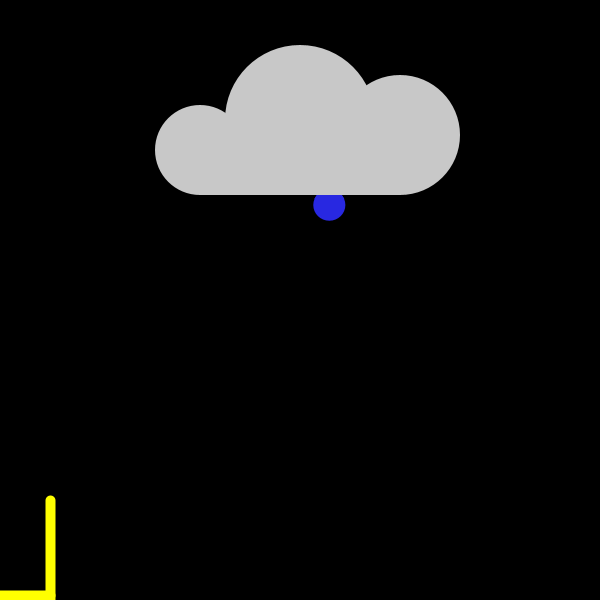
Frame 1 (no input)
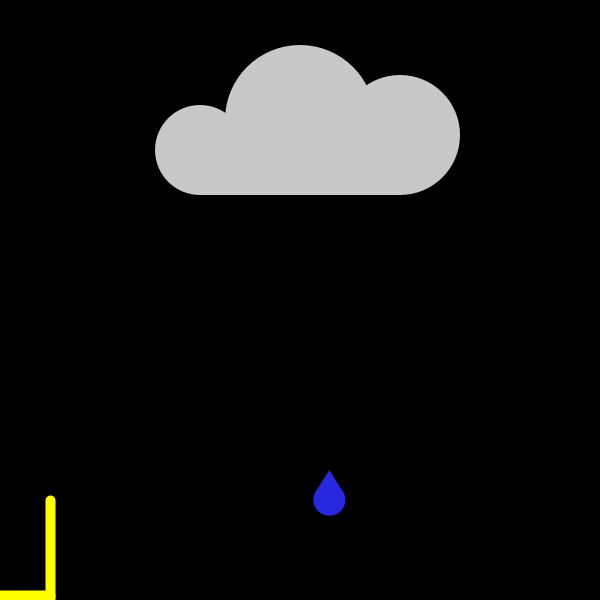
Frame 60 (the mouse pressed at the canvas centre just before this capture)
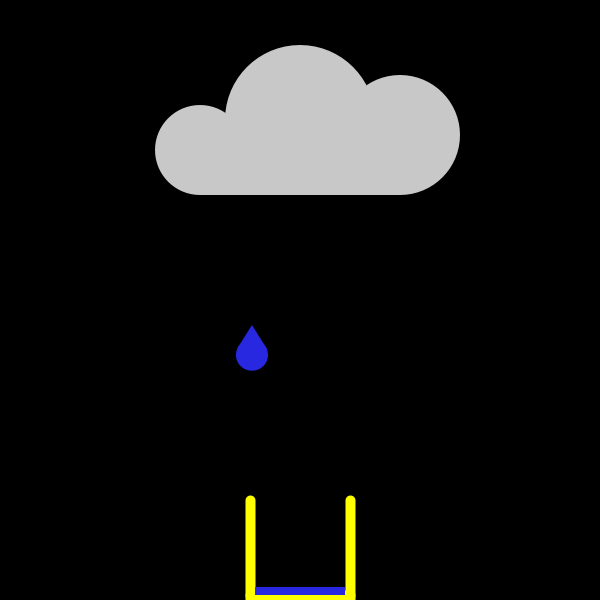
Frame 120 (the mouse held since frame 60 and released just before this capture)

The Processing sketch that drew these frames (run headless with seeded random() and noise(); from frame 60 on, the mouse is pressed at the canvas centre):

// Processing sketch: processing_115455
// ── processing_115455.pde

    rainDrop rain1;
    Cloud rainCloud;
    Bucket bucket;
    int x;
    int y;                //Global variables
    int z;  
    int water;            //water variables
    int water2;
    int water3;
    boolean test=false;   //boolean variables used to control the flood
    boolean test2=false;
             
    color cloud_color;             
    color rain_color;        
                     
     
    void setup() {
        size(600,600);
        background(x, y, z);
        frameRate(40);
         
        rain1 = new rainDrop();  //creating the Instance of the classes
        rainCloud = new Cloud();
        bucket= new Bucket();
        
    }
      
    void draw() {
       
       rain1.fall();
       rain1.display();
       rainCloud.display();
       bucket.display();
         
         if(test2==true && water3>200) {  //Condition for the fish
            water2=0;
            water3=0;
            water=0;
            test2=false;
            test=false;
             
      }
    }

         
  
    



class Bucket { //Class Bucket
  
float xpos;
float ypos;

Bucket() {
  xpos = mouseX;
  ypos = 600;
}
//bucket display method
void display(){
stroke(255,255,0);
strokeWeight(10);
line(mouseX-50, 595, mouseX+50,595);  //bottom line

line(mouseX-50,600, mouseX-50,500);   //left line
line(mouseX+50,600,mouseX+50,500);   //right line
noStroke();
fill(rain_color);

if(water<100){                      //logic which set the increment of water and the contidions
rect(mouseX-45,595,90,-water);
}
 if(water>100) {
   rect(mouseX-45,595,90,-100); //bucket filled
   test=true;
  rect(0,600,mouseX-55,-water2);  //left rect water
  rect(mouseX+55,600,600,-water2); //right rect
}
if(water2>100) {
  test2=true;
  
  rect(mouseX-45,595,90,-100);   //bucketfilled
  rect(0,600,mouseX-55,-100);   //left rect water
  rect(mouseX+55,600,600,-100); //right rect
  rect(0,495,600,-water3);

}
}
}
// Set up class for cloud.
class Cloud {
     
    float xpos;
    float ypos;
    
    Cloud() {
       cloud_color = color(200);
       xpos = width/2;
       ypos = height/5;
    }
// Method which display the cloud
    void display() {      
       fill(cloud_color);
       ellipse(xpos, ypos, 150, 150);
       ellipse(xpos-100, ypos+30, 90, 90);
       ellipse(xpos+100, ypos+15, 120, 120);
       rect(xpos-100, ypos, 200, 75);
    }
}

 // Set up the class for the rain drop.
    class rainDrop {
        
        float xpos;
        float ypos;
        float yspeed;
        float dropSize;
        
        
           rainDrop() {
           rain_color = color(40, 40, 225);
           xpos = random(200, 400);
           ypos = 200;
           yspeed = 5;
           dropSize = .3;
        }
 //method that displays the raindrop       
     public void display() {
          background(0);
          noStroke();
          fill(rain_color);
          ellipse(xpos, ypos, dropSize*107, dropSize*105);
          triangle(xpos-dropSize*50, ypos-dropSize*20, xpos+dropSize*50, ypos-dropSize*20, xpos, ypos-dropSize*100);    
      }
//method that make the drop to fall     
      void fall() {
          ypos = ypos + yspeed;
          if (ypos > height+40){
             ypos = 200;
             xpos = random(200, 400);
          }
          
             if (ypos>height && xpos>mouseX-50 && xpos <mouseX+50){
             water= water+1;
             }
             if(test==true && ypos >height) {
             water2=water2+1;        
             }
             if(test2==true && ypos > height) {
             water3++;
             }
      }
    }
